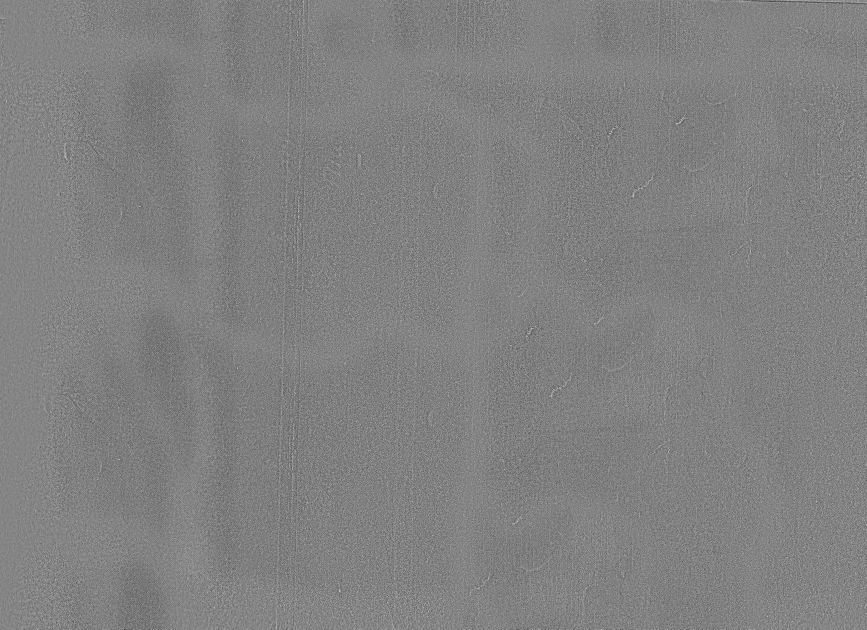
#> input picture shorts-2026-11-26/ae-wright/tex/halftone.jpg, 2600 x 1888 px, given in place of c-landfill-stoney.jpg, which was not available (shown at 1/3 size)
$ python bilder_lib.py
#> lines starting #> are read from the running program, lines starting #| are printed output that depends on the picture
# Bilder fuer das Short zur Folge 42 (key bitcoin, 23.11.2026): Abzuege, Freisteller, geschichtete Hintergruende (Chris Moran TikTok 13).
# Eingang: archiv/roh/ (KI-Bilder ElevenLabs, Commons-Fotos) + ../../thumbnail/ (Muenze, Mining-Halle, Thumbnail C).
# Ausgang: archiv/p-*.jpg (Abzuege, natuerliche Farben, weisser Rand), archiv/f-*.png (Freisteller mit Sticker-Rand),
#          archiv/s-*.png (getoente Collage-Ebenen je Farbfamilie, gerissene Kante, Alpha), archiv/b-*.jpg (Grundflaeche je Familie),
#          data/bilder.json (Groessen, Ankerpunkte in Bildpixeln, Alpha-Rahmen).
# enno 23.11.: Hintergruende geschichtet, bewegt, FARBIG (nicht nur weiss/schwarz), NICHT zu dunkel.
import json, os, sys, random
import numpy as np
from PIL import Image, ImageFilter, ImageOps, ImageEnhance, ImageDraw
HERE = os.path.dirname(os.path.abspath(__file__)); ROOT = os.path.normpath(os.path.join(HERE, '..'))
ROH = os.path.join(ROOT, 'archiv', 'roh'); OUT = os.path.join(ROOT, 'archiv'); TH = os.path.normpath(os.path.join(ROOT, '..', '..', 'thumbnail'))
random.seed(42)
META = {}

def hexrgb(h): return np.array([int(h[1:3], 16), int(h[3:5], 16), int(h[5:7], 16)], np.float32)

# ---------- Abzug: natuerliche Farben, leichte Vereinheitlichung (Kontrast, warm), weisser Rand ----------
def abzug(name, src, crop=None, w=1000, rand=18, warm=1.0, hell=1.0, pts=None, gamma=1.0, blur=None):
#> called with name = 'deponie', crop = (0.2, 0.3, 0.95, 0.98), w = 1000, rand = 18, warm = 1, hell = 1, gamma = 1
    im = Image.open(src).convert('RGB')
#> im is the input picture: PIL image 2600x1888 RGB; min 0, max 255, mean 128.9
    if crop: W0, H0 = im.size; im = im.crop((int(crop[0] * W0), int(crop[1] * H0), int(crop[2] * W0), int(crop[3] * H0)))
#> after `W0, H0 = im.size`: W0 = 2600; H0 = 1888
    s = w / im.width; im = im.resize((w, round(im.height * s)), Image.LANCZOS)
#> after `s = w / im.width`: s = 0.513
    for bx in (blur or []):   # Review 23.11.: Schriftzuege/Markennamen unkenntlich (Boxen als Bruchteile des gecroppten Bildes)
        b = tuple(int(v * (im.width if i % 2 == 0 else im.height)) for i, v in enumerate(bx)); im.paste(im.crop(b).filter(ImageFilter.GaussianBlur(14)), b[:2])
    if gamma != 1.0: im = Image.fromarray(np.clip(255.0 * (np.asarray(im).astype(np.float32) / 255.0) ** gamma, 0, 255).astype(np.uint8))   # Schatten anheben
    im = ImageEnhance.Contrast(im).enhance(1.06); im = ImageEnhance.Brightness(im).enhance(hell)
    a = np.asarray(im).astype(np.float32); a[..., 0] *= 1.0 + 0.03 * warm; a[..., 2] *= 1.0 - 0.04 * warm
    im = Image.fromarray(np.clip(a, 0, 255).astype(np.uint8))
    big = Image.new('RGB', (im.width + 2 * rand, im.height + 2 * rand), (246, 243, 236)); big.paste(im, (rand, rand))
    big.save(os.path.join(OUT, 'p-%s.jpg' % name), quality=92)
    P = {}
    for k, (fx, fy) in (pts or {}).items():   # Punkte als Bruchteil des (gecroppten) Bildes -> Pixel im Abzug
        P[k] = [round(rand + fx * im.width, 1), round(rand + fy * im.height, 1)]
    META['p-%s.jpg' % name] = {'size': list(big.size), 'pts': P}
    return big

# ---------- Freisteller ----------
# [51 lines left out: functions sticker, frei_hdd, frei_coin, frei_sack, not called in this run]

# ---------- Collage-Ebene (TikTok 13): Duotone in Familienfarben, gerissene Kante, weiche Kante innen ----------
FAM = {   # dunkel, hell, Grund oben, Grund unten  (Mittelwerte hell genug: Grund-Luminanz ~40-55 %)
    'teal':   ('#1E5650', '#D6F1E7', '#4A958A', '#2F6B63'),
    'orange': ('#7A3D10', '#FFE9C8', '#E0913E', '#B0631F'),
    'blau':   ('#1D4170', '#DDEBFA', '#5A8FC6', '#355F92'),
    'violett':('#3D2C6E', '#EEE6FF', '#8572C2', '#5A4896'),
    'ocker':  ('#5E3E1C', '#FFF1D8', '#CFA466', '#9A7340'),
    'papier': ('#7C6E58', '#FBF6EA', '#F0E7D4', '#E2D5BC'),
}
# [45 lines left out: functions duotone, riss, schicht, grundflaeche, not called in this run]

def alles():
    R = lambda f: os.path.join(ROH, f)
    # Abzuege (Punkte = Bruchteile des gecroppten Bildes)
    abzug('deponie', R('c-landfill-stoney.jpg'), crop=(0.20, 0.30, 0.95, 0.98), w=1000, pts={'halde': (0.55, 0.42), 'tal': (0.48, 0.70)})
    abzug('ki-sack', R('ki-sack.png'), crop=(0, 0.02, 1, 0.80), w=900, hell=1.04, pts={'sack': (0.50, 0.17), 'halde': (0.48, 0.70)})
#> call 2 of abzug, with name = 'ki-sack', crop = (0, 0.02, 1, 0.8), w = 900, rand = 18, warm = 1, hell = 1.04, gamma = 1
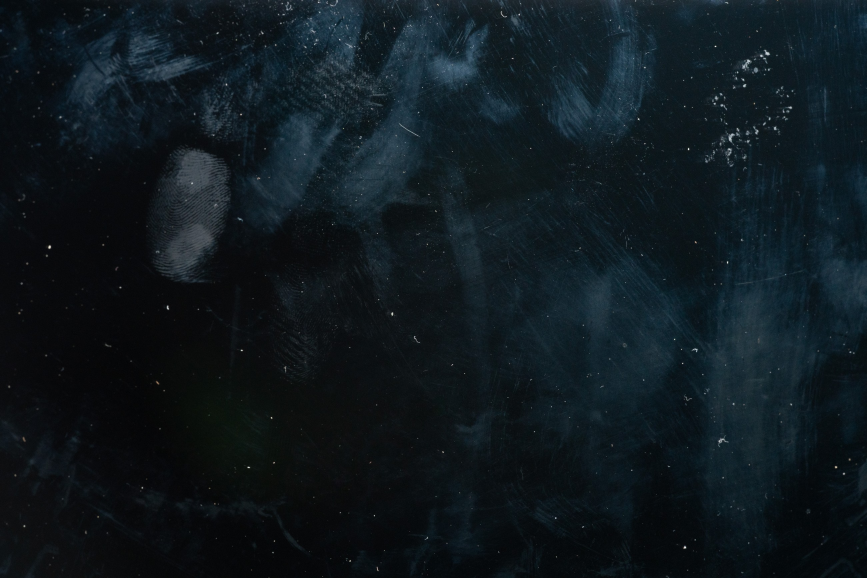
#> input picture shorts-2026-11-26/ae-wright/tex/lensfx216.jpg, 2600 x 1734 px, given in place of ki-sack.png, which was not available (shown at 1/3 size)
#> in abzug, im is the input picture: PIL image 2600x1734 RGB; mean R, G, B 15, 24.8, 30.4
#> in abzug (call 2), `im = im.resize((w, round(im.height * s)), Image.LANCZOS)`:
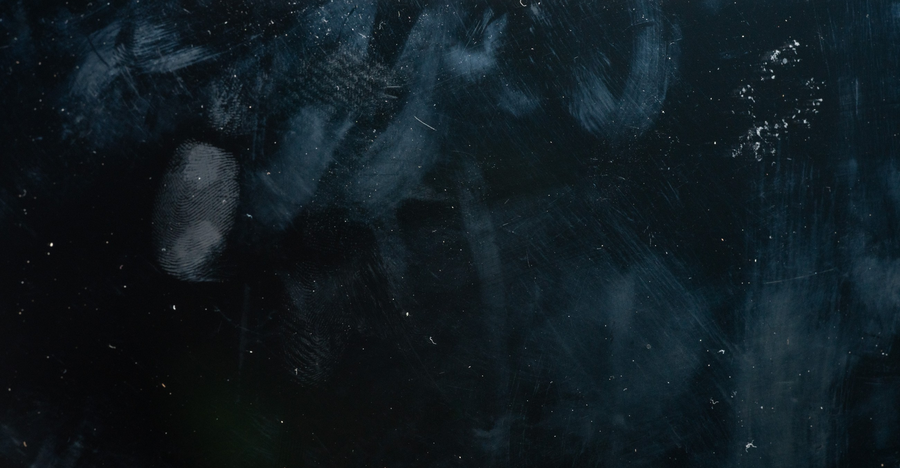
#> im: PIL image 900x468 RGB; mean R, G, B 16.2, 27.2, 33.2
#> in abzug (call 2), `big = Image.new('RGB', (im.width + 2 * rand, im.height + 2 * rand), (2`:
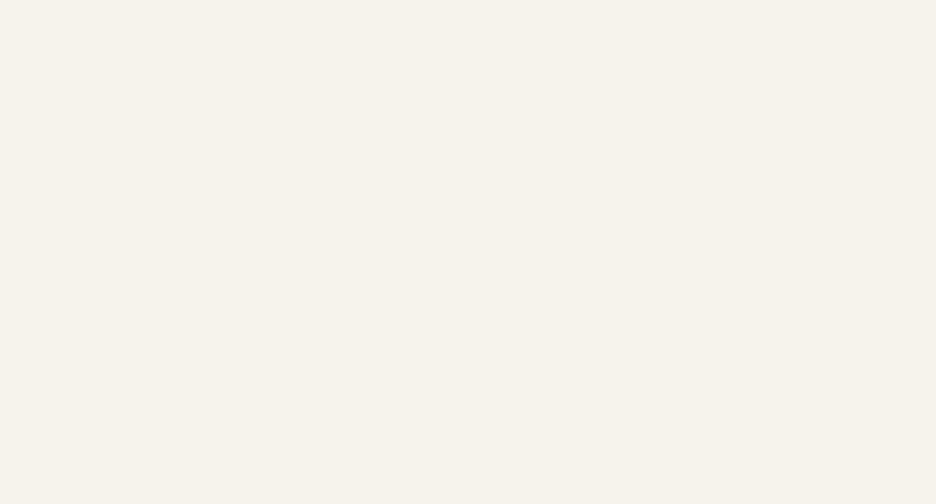
#> big: PIL image 936x504 RGB; mean R, G, B 246, 243, 236
#> in abzug (call 2), `big.paste(im, (rand, rand))`:
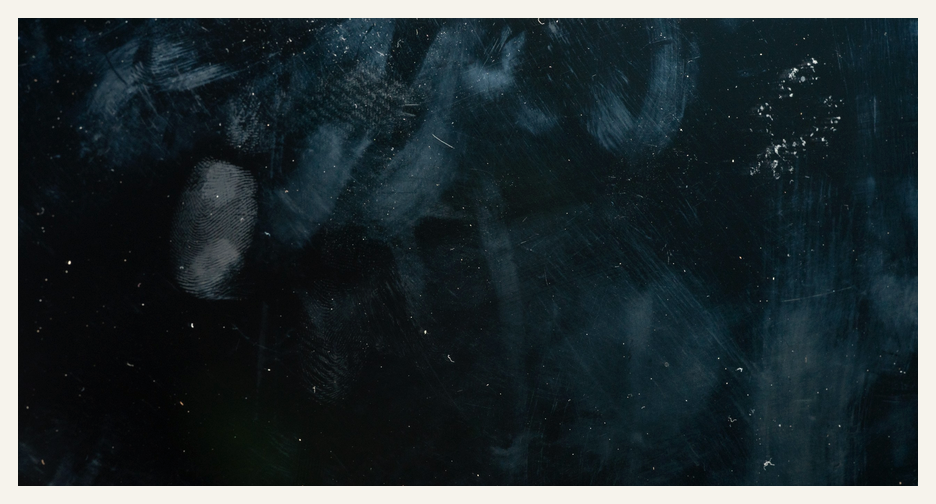
#> big: PIL image 936x504 RGB; mean R, G, B 40.2, 50.6, 54.1
#> the loop in abzug (call 2), `for k, (fx, fy) in (pts or {}).items():` made 2 passes
#> (k, fx, fy) on passes 1 to 2: ('sack', 0.5, 0.17), ('halde', 0.48, 0.7)
#> after the loop in abzug (call 2), `for k, (fx, fy) in (pts or {}).items():`: P = {'sack': [468, 97.6], 'halde': [450, 345.6]}
    abzug('ki-buero', R('ki-buero.png'), crop=(0, 0.10, 1, 0.92), w=900, hell=1.06, pts={'platte': (0.507, 0.48), 'sack': (0.36, 0.78)})
#> call 3 of abzug, with name = 'ki-buero', crop = (0, 0.1, 1, 0.92), w = 900, rand = 18, warm = 1, hell = 1.06, gamma = 1
#> in abzug (call 3), `im = im.resize((w, round(im.height * s)), Image.LANCZOS)`:
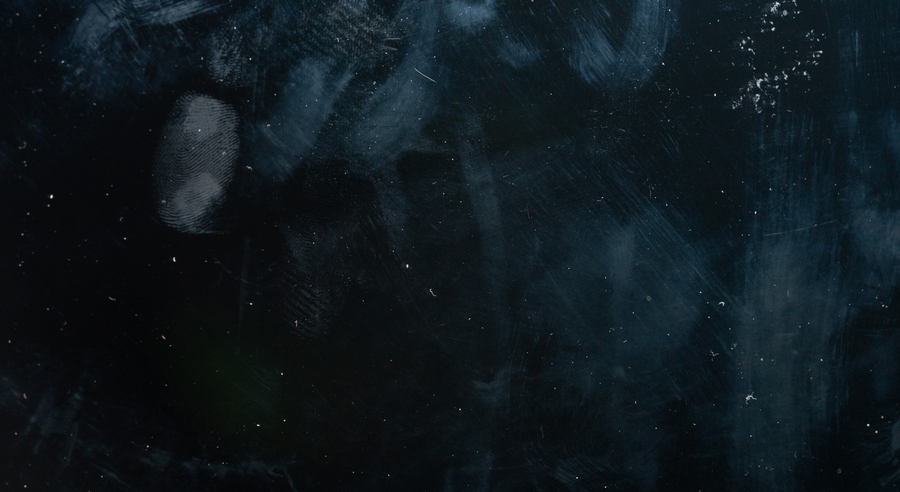
#> im: PIL image 900x492 RGB; mean R, G, B 15.1, 24.9, 30.3
#> in abzug (call 3), `big = Image.new('RGB', (im.width + 2 * rand, im.height + 2 * rand), (2`:
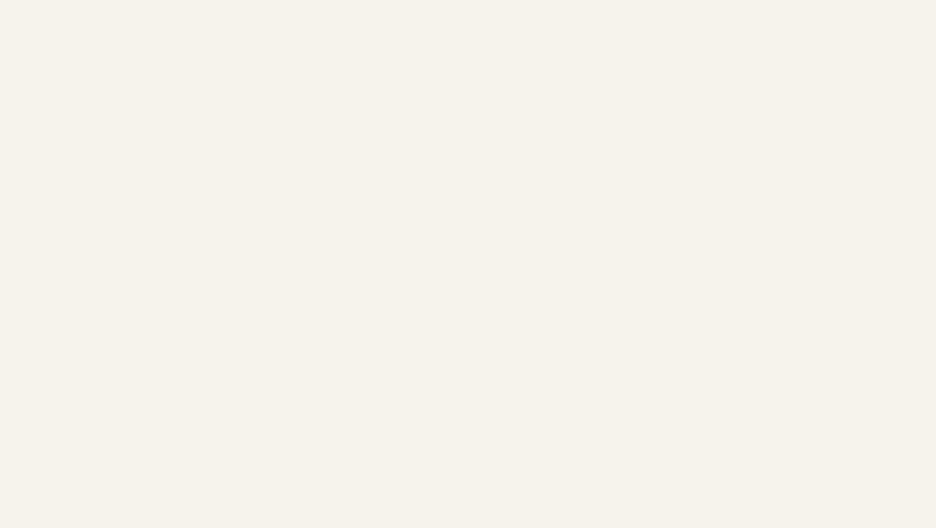
#> big: PIL image 936x528 RGB; mean R, G, B 246, 243, 236
#> in abzug (call 3), `big.paste(im, (rand, rand))`:
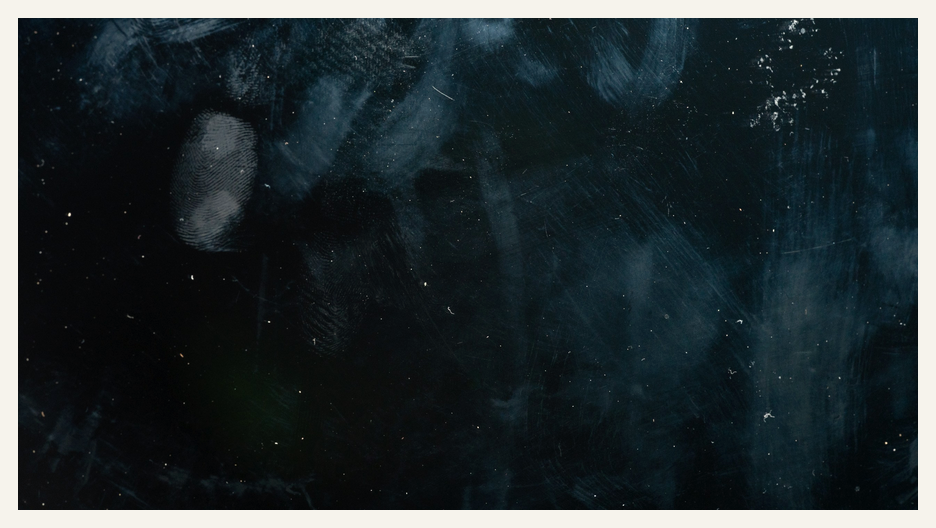
#> big: PIL image 936x528 RGB; mean R, G, B 38.7, 48.1, 51.2
#> the loop in abzug (call 3), `for k, (fx, fy) in (pts or {}).items():` made 2 passes
#> (k, fx, fy) on passes 1 to 2: ('platte', 0.507, 0.48), ('sack', 0.36, 0.78)
#> after the loop in abzug (call 3), `for k, (fx, fy) in (pts or {}).items():`: P = {'platte': [474.3, 254.2], 'sack': [342, 401.8]}
    abzug('ki-tor', R('ki-tor.png'), crop=(0, 0.10, 1, 0.92), w=900, hell=1.06, pts={'schloss': (0.505, 0.555), 'kette': (0.50, 0.32)})
    abzug('ki-hammer', R('ki-hammer.png'), crop=(0, 0.10, 1, 0.88), w=900, hell=1.04, pts={'hammer': (0.66, 0.48), 'wappen': (0.72, 0.07)})
    abzug('bank', R('c-bank-natwest.jpg'), crop=(0.02, 0.18, 0.98, 0.95), w=1000, pts={'schalter': (0.42, 0.66)}, blur=[(0.40, 0.17, 0.60, 0.33), (0.80, 0.45, 0.91, 0.72)])
    abzug('schloss', R('c-padlock-gate.jpg'), crop=(0.12, 0.05, 0.88, 0.98), w=900, pts={'schloss': (0.50, 0.68)})
    abzug('mining', os.path.join(TH, 'src', 'mining-farm.jpg'), crop=(0.05, 0, 0.95, 1), w=1000, hell=1.3, gamma=0.7, pts={})
    abzug('folge42', os.path.join(TH, 'C-16x9-1920x1080.jpg'), w=960, rand=14, warm=0, pts={})
    if os.path.exists(R('c-newport-0128.jpg')):
        try: Image.open(R('c-newport-0128.jpg')).verify(); abzug('newport', R('c-newport-0128.jpg'), w=1000, pts={'stadt': (0.5, 0.55)})
        except Exception: pass
    abzug('ki-muell', R('ki-sack.png'), crop=(0, 0.50, 1, 1), w=1150, hell=1.05, pts={'mitte': (0.5, 0.45), 'loch': (0.40, 0.55)})
    frei_hdd(); frei_coin(); frei_sack(640)
    # Grundflaechen + Collage-Ebenen je Familie
    for f in FAM: grundflaeche(f)
    schicht('deponie', R('c-landfill-stoney.jpg'), 'teal', crop=(0.1, 0.25, 1, 1), w=1150, seed=3)
    schicht('sack', R('ki-sack.png'), 'teal', crop=(0, 0.35, 1, 1), w=1150, seed=4)
    schicht('tor', R('ki-tor.png'), 'teal', crop=(0.1, 0.15, 0.9, 0.8), w=920, seed=5)
    schicht('mining', os.path.join(TH, 'src', 'mining-farm.jpg'), 'orange', w=1150, seed=6)
    schicht('muenze', os.path.join(TH, 'src', 'bitcoin-muenze.jpg'), 'orange', crop=(0.12, 0.42, 0.88, 1.0), w=760, seed=7)
    schicht('hdd', R('c-hdd-wd.jpg'), 'ocker', crop=(0.08, 0, 0.92, 1), w=900, seed=8, kontrast=1.3)
    schicht('buero', R('ki-buero.png'), 'ocker', crop=(0, 0, 1, 0.55), w=1150, seed=9)
    schicht('schloss', R('c-padlock-gate.jpg'), 'violett', w=1100, seed=10)
    schicht('spinde', R('c-lock.jpg'), 'violett', w=900, seed=11)
    schicht('bank', R('c-bank-natwest.jpg'), 'violett', w=1000, seed=12)
    schicht('gericht', R('ki-hammer.png'), 'blau', crop=(0, 0, 1, 0.6), w=1150, seed=13)
    schicht('bank', R('c-bank-natwest.jpg'), 'blau', w=1000, seed=14)
    schicht('deponie', R('c-landfill-stoney.jpg'), 'blau', crop=(0.1, 0.25, 1, 1), w=1100, seed=15)
    schicht('tor', R('ki-tor.png'), 'blau', crop=(0.1, 0.15, 0.9, 0.8), w=920, seed=16)
    if 'p-newport.jpg' in META:
        schicht('newport', R('c-newport-0128.jpg'), 'blau', w=1150, seed=17)
        schicht('newport', R('c-newport-0128.jpg'), 'teal', w=1150, seed=18)
    schicht('muenze', os.path.join(TH, 'src', 'bitcoin-muenze.jpg'), 'papier', crop=(0.12, 0.42, 0.88, 1.0), w=1000, seed=19, kontrast=0.9)
    schicht('mining', os.path.join(TH, 'src', 'mining-farm.jpg'), 'papier', w=1100, seed=20, kontrast=0.9)
    karte()
    karte(1300, 1500, 2, (-4.35, -2.05, 51.05, 52.05), 'p-karte-sued.jpg', 4)
    json.dump(META, open(os.path.join(ROOT, 'data', 'bilder.json'), 'w'), indent=1)
    print(len(META), 'Bilder:', ', '.join(sorted(META)))

# ---------- Papierkarte Grossbritannien (Natural Earth 10m map units, gemeinfrei) fuer Wales/Newport ----------
# [31 lines left out: function karte, not called in this run]

if __name__ == '__main__':
#> (the run stopped early here; a loop or call above may not have finished)
